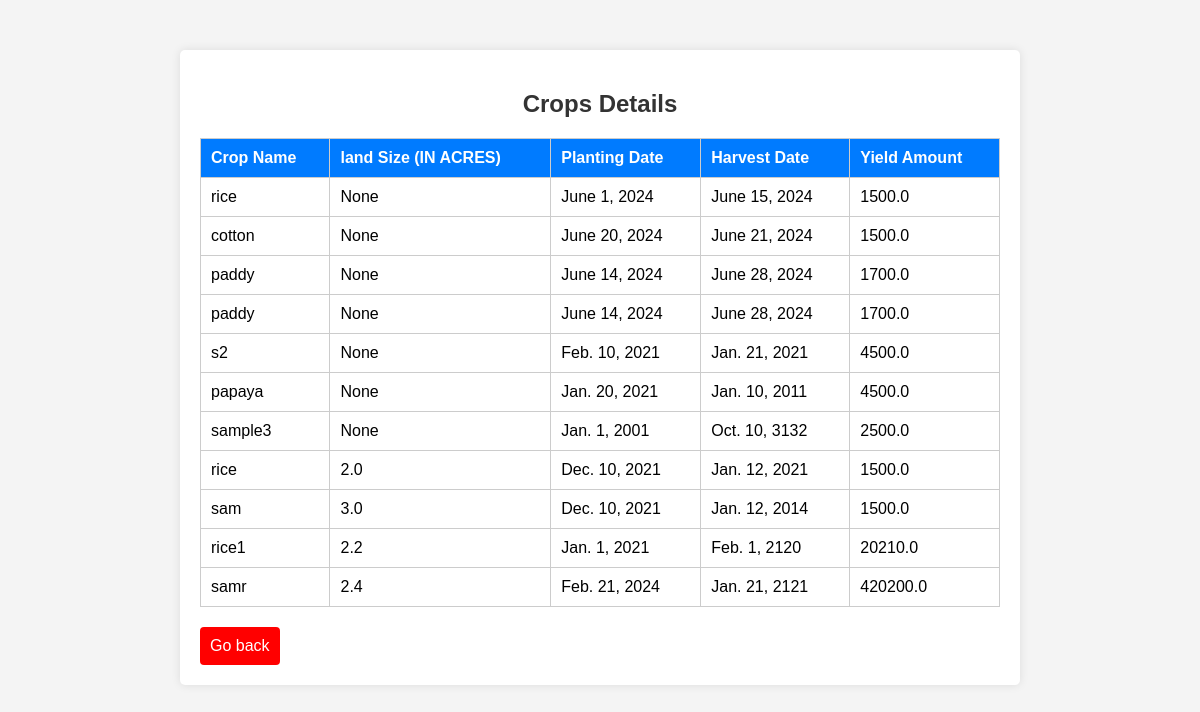
/search_crops (signed in), run on the app's committed database.
### helpapp/models.py (models this page shows)
class Crop_db(models.Model):
    farmer= models.ForeignKey(Farmer_db, on_delete=models.CASCADE)
    crop_name = models.CharField(max_length=255)
    land_size = models.FloatField( null=True, blank=True)
    planting_date = models.DateField(null=True, blank=True)
    harvest_date = models.DateField(null=True, blank=True)
    yield_amount = models.FloatField(null=True, blank=True)

### helpapp/views.py (the view)
# urls.py: path('search_crops',views.search,name='search') ,
def search(request):
    user_id = request.session.get('user_id')
    if user_id:
        farmer = Farmer_db.objects.get(id=user_id)
        crops = Crop_db.objects.filter(farmer=farmer)
        return render(request, 'search_results.html', {'crops': crops})
    return render(request,'welcome.html')

### templates/search_results.html (shortened to what this page needs)
<!DOCTYPE html>
<html lang="en">
<head>
</head>
<body>
    <div class="container">
        <h2>Crops Details </h2>
            <table>
                <thead>
                    <tr>
                        <th>Crop Name</th>
                        <th>land Size
                            (IN ACRES)</th>
                        <th>Planting Date</th>
                        <th>Harvest Date</th>
                        <th>Yield Amount</th>
                    </tr>
                </thead>
                <tbody>
                    {% for crop in crops %}
                        <tr>
                            <td>{{ crop.crop_name }}</td>
                            <td>{{ crop.land_size }}</td>
                            <td>{{ crop.planting_date }}</td>
                            <td>{{ crop.harvest_date }}</td>
                            <td>{{ crop.yield_amount }}</td>
                        </tr>
                    {% endfor %}
                </tbody>
            </table>
        <a  href="{% url 'welcome' %}" ><button >Go back</button></a>
    </div>
</body>
</html>

### templates/search_results.html (style rules this page uses)
body { font-family: Arial, sans-serif; background-color: #f4f4f4; margin: 0; padding: 0; }
.container { max-width: 800px; margin: 50px auto; padding: 20px; background-color: #fff; box-shadow: 0 0 10px rgba(0,0,0,0.1); border-radius: 5px; }
h2 { text-align: center; color: #333; }
table { width: 100%; border-collapse: collapse; margin: 20px 0; }
table, th, td { border: 1px solid #ccc; }
th, td { padding: 10px; text-align: left; }
th { background-color: #007bff; color: #fff; }
button { padding: 10px; background-color: red; color: #fff; border: none; border-radius: 4px; cursor: pointer; font-size: 16px; }

### data on the page
Crop_db: crop_name "rice", land_size "None", planting_date "June 1, 2024", harvest_date "June 15, 2024", yield_amount "1500.0"
Crop_db: crop_name "cotton", land_size "None", planting_date "June 20, 2024", harvest_date "June 21, 2024", yield_amount "1500.0"
Crop_db: crop_name "paddy", land_size "None", planting_date "June 14, 2024", harvest_date "June 28, 2024", yield_amount "1700.0"
Crop_db: crop_name "paddy", land_size "None", planting_date "June 14, 2024", harvest_date "June 28, 2024", yield_amount "1700.0"
Crop_db: crop_name "s2", land_size "None", planting_date "Feb. 10, 2021", harvest_date "Jan. 21, 2021", yield_amount "4500.0"
Crop_db: crop_name "papaya", land_size "None", planting_date "Jan. 20, 2021", harvest_date "Jan. 10, 2011", yield_amount "4500.0"
Crop_db: crop_name "sample3", land_size "None", planting_date "Jan. 1, 2001", harvest_date "Oct. 10, 3132", yield_amount "2500.0"
Crop_db: crop_name "rice", land_size "2.0", planting_date "Dec. 10, 2021", harvest_date "Jan. 12, 2021", yield_amount "1500.0"
Crop_db: crop_name "sam", land_size "3.0", planting_date "Dec. 10, 2021", harvest_date "Jan. 12, 2014", yield_amount "1500.0"
Crop_db: crop_name "rice1", land_size "2.2", planting_date "Jan. 1, 2021", harvest_date "Feb. 1, 2120", yield_amount "20210.0"
Crop_db: crop_name "samr", land_size "2.4", planting_date "Feb. 21, 2024", harvest_date "Jan. 21, 2121", yield_amount "420200.0"
